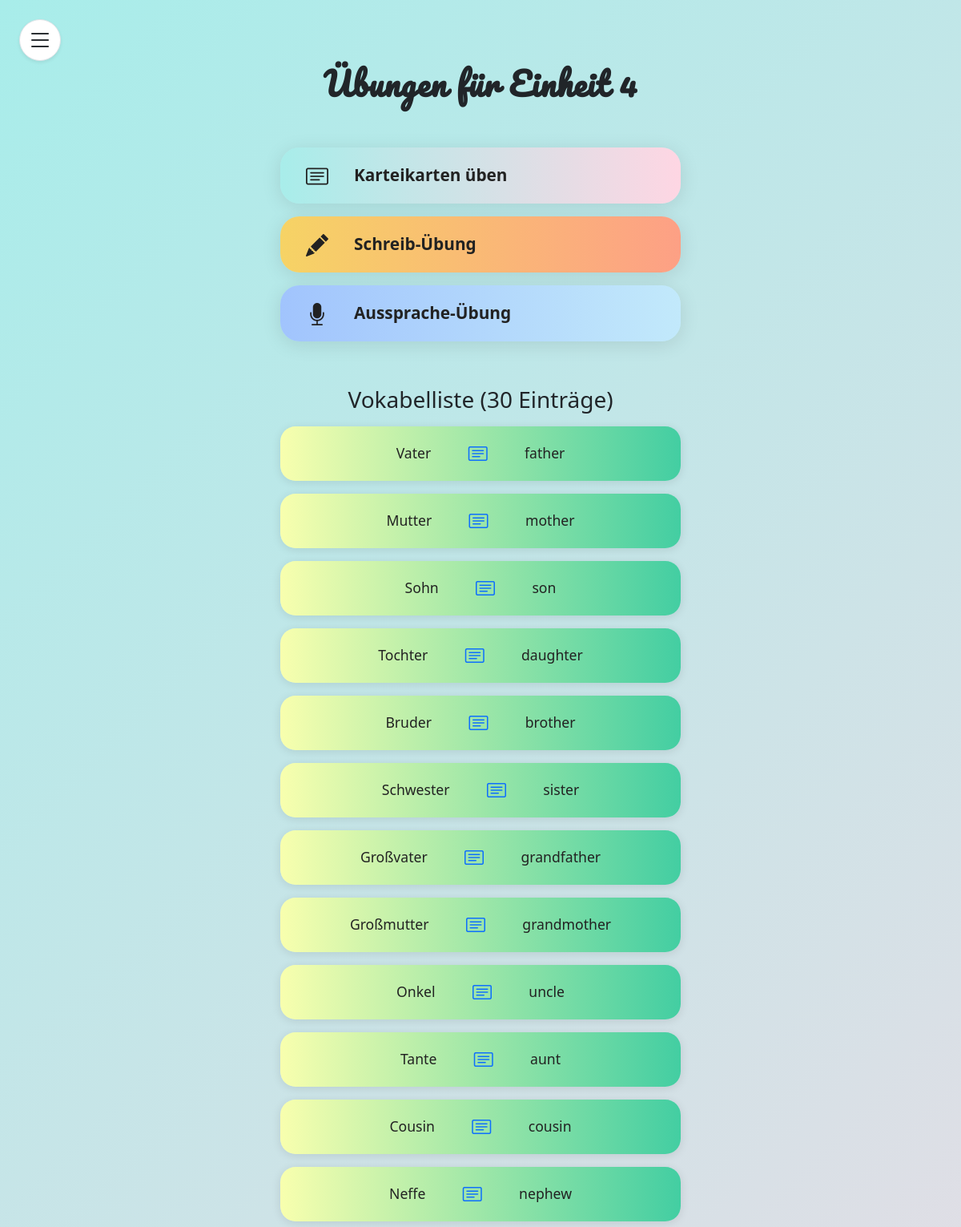
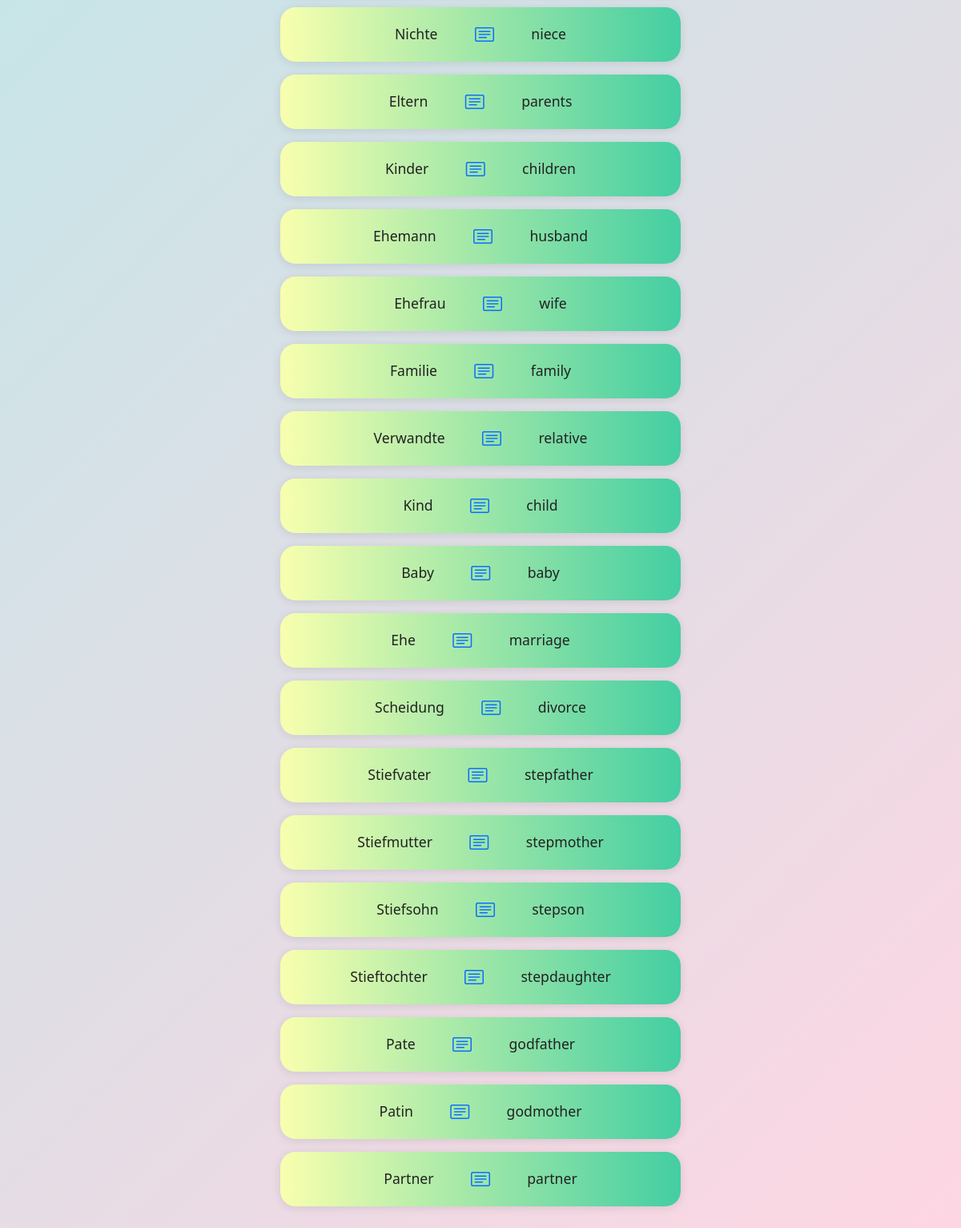
The app's page /karteikartenListe.php?einheit_id=4 (signed in) with its own data (2 pictures, top to bottom).
### tables this page shows
CREATE TABLE Vocab(
    VID INT PriMARY KEY AUTO_INCREMENT,
    EID INT NOT NULL,
    DID INT NOT NULL,
    EinID INT NOT NULL,
    FOREIGN KEY (EID) REFERENCES Englisch_Vocab(EID),
    FOREIGN KEY (DID) REFERENCES Deutsch_Vocab(DID),
    FOREIGN KEY (EinID) REFERENCES Einheit(EinID)
);

CREATE TABLE Deutsch_Vocab (
    DID INT PriMARY KEY AUTO_INCREMENT,
    Wort VARCHAR(255) NOT NULL,
    Audio VARCHAR(255) NOT NULL,
    Bild VARCHAR(255)
);

CREATE TABLE Englisch_Vocab (
    EID INT PriMARY KEY AUTO_INCREMENT,
    Wort VARCHAR(255) NOT NULL,
    Audio VARCHAR(255) NOT NULL,
    Bild VARCHAR(255)
);

### karteiKartenListe.php (the view, shortened to what this page needs)
<?php
$einheit_id = intval($_GET['einheit_id']);
$servername = "localhost";
$username = "root";
$password = "root";
$dbname = "Triolingo";
$conn = new mysqli($servername, $username, $password, $dbname);
$sql = "SELECT v.VID, d.Wort AS Deutsch, e.Wort AS Englisch
        FROM Vocab v
        JOIN Deutsch_Vocab d ON v.DID = d.DID
        JOIN Englisch_Vocab e ON v.EID = e.EID
        WHERE v.EinID = ?";
$stmt = $conn->prepare($sql);
$stmt->bind_param("i", $einheit_id);
$stmt->execute();
$result = $stmt->get_result();
$vocab_count = $result->num_rows;
?>
<!DOCTYPE html>
<html lang="de">
<head>
    <link href="https://cdn.jsdelivr.net/npm/bootstrap@5.3.3/dist/css/bootstrap.min.css" rel="stylesheet">
    <link href="https://cdn.jsdelivr.net/npm/bootstrap-icons/font/bootstrap-icons.css" rel="stylesheet">
</head>
<body>
    <button id="sidebarToggleBtn" class="btn sidebar-toggle-btn border shadow-sm" type="button" data-bs-toggle="offcanvas" data-bs-target="#sidebar" aria-controls="sidebar" aria-label="Menü öffnen">
        <i class="bi bi-list fs-2"></i>
    </button>
    <div class="container-fluid" style="height: 100vh; position: relative;">
        <div class="main-content-center">
            <h2 class="fw-bold mb-4"
                style="letter-spacing:1px; font-family: 'Pacifico', cursive; font-size:2.5rem;">
                Übungen für Einheit <?= $einheit_id ?>
            </h2>
            <div class="exercise-buttons">
                <button onclick="redirectToExercise('karteiKarten')" class="exercise-btn exercise-btn-karteikarten">
                    <i class="bi bi-card-text me-3 fs-3"></i>
                    Karteikarten üben
                </button>
                <button onclick="redirectToExercise('writing')" class="exercise-btn exercise-btn-writing">
                    <i class="bi bi-pencil-fill me-3 fs-3"></i>
                    Schreib-Übung
                </button>
                <button onclick="redirectToExercise('talking')" class="exercise-btn exercise-btn-talking">
                    <i class="bi bi-mic-fill me-3 fs-3"></i>
                    Aussprache-Übung
                </button>
            </div>
            <h3 class="mb-3 mt-4">Vokabelliste (<?= $vocab_count ?> Einträge)</h3>
            <div class="flashcard-list">
                <?php
                if ($result->num_rows > 0) {
                    mysqli_data_seek($result, 0);
                    while ($row = $result->fetch_assoc()) {
                        echo '<div class="flashcard">';
                        echo '<div class="flashcard-content">';
                        echo '<span class="word">' . htmlspecialchars($row['Deutsch']) . '</span>';
                        echo '<span class="icon"><i class="bi bi-card-text"></i></span>';
                        echo '<span class="word">' . htmlspecialchars($row['Englisch']) . '</span>';
                        echo '</div>';
                        echo '</div>';
                    }
                } else {
                    echo '<div class="alert alert-info text-center w-100">Keine Karteikarten gefunden.</div>';
                }
                ?>
            </div>
        </div>
    </div>
</body>
</html>

### karteiKartenListe.php (style rules this page uses)
body { min-height: 100vh; background: linear-gradient(135deg, #a8edea 0%, #fed6e3 100%); background-attachment: fixed; font-family: 'Segoe UI', 'Roboto', Arial, sans-serif; }
.main-content-center { min-height: 100vh; display: flex; flex-direction: column; align-items: center; justify-content: flex-start; padding-top: 80px; padding-bottom: 40px; }
.sidebar-toggle-btn { position: fixed; top: 24px; left: 24px; z-index: 2001; background: #fff; border-radius: 50%; width: 52px; height: 52px; display: flex; align-items: center; justify-content: center; box-shadow: 0 2px 12px rgba(0,0,0,0.10); }
.flashcard-list { width: 100%; max-width: 500px; margin: 0 auto; display: flex; flex-direction: column; gap: 1rem; }
.flashcard { background: linear-gradient(90deg, #f8ffae 0%, #43cea2 100%); border-radius: 1.2rem; box-shadow: 0 2px 12px rgba(0,0,0,0.10); padding: 1rem 1.2rem; display: flex; flex-direction: row; align-items: center; justify-content: center; transition: transform 0.13s, box-shadow 0.13s; position: relative; border: none; min-width: 180px; max-width: 100%; gap: 1.2rem; text-align: center; }
.flashcard .icon { font-size: 1.5rem; color: #0d6efd; margin-bottom: 0; margin-right: 1rem; margin-left: 1rem; }
.flashcard .word { font-size: 1.1rem; font-family: 'Segoe UI', 'Pacifico', cursive; color: #222; margin-bottom: 0; margin-right: 0.7rem; margin-left: 0.7rem; }
.flashcard-content { display: flex; align-items: center; justify-content: center; gap: 1.2rem; width: 100%; }
.exercise-buttons { display: flex; flex-direction: column; align-items: center; gap: 1rem; margin-top: 2rem; margin-bottom: 2rem; width: 100%; max-width: 500px; }
.exercise-btn { width: 100%; min-height: 70px; font-size: 1.3rem; border-radius: 1.5rem; box-shadow: 0 4px 24px rgba(0,0,0,0.10); color: #222; font-weight: 600; border: none; transition: transform 0.13s, box-shadow 0.13s; display: flex; align-items: center; justify-content: flex-start; gap: 1rem; padding-left: 2rem; text-decoration: none; }
.exercise-btn-karteikarten { background: linear-gradient(90deg, #a8edea 0%, #fed6e3 100%); }
.exercise-btn-writing { background: linear-gradient(90deg, #f6d365 0%, #fda085 100%); }
.exercise-btn-talking { background: linear-gradient(90deg, #a1c4fd 0%, #c2e9fb 100%); }

### records on screen
vocab: DID.Wort "Vater", EID.Wort "father"
vocab: DID.Wort "Mutter", EID.Wort "mother"
vocab: DID.Wort "Sohn", EID.Wort "son"
vocab: DID.Wort "Tochter", EID.Wort "daughter"
vocab: DID.Wort "Bruder", EID.Wort "brother"
vocab: DID.Wort "Schwester", EID.Wort "sister"
vocab: DID.Wort "Großvater", EID.Wort "grandfather"
vocab: DID.Wort "Großmutter", EID.Wort "grandmother"
vocab: DID.Wort "Onkel", EID.Wort "uncle"
vocab: DID.Wort "Tante", EID.Wort "aunt"
vocab: DID.Wort "Cousin", EID.Wort "cousin"
vocab: DID.Wort "Neffe", EID.Wort "nephew"
vocab: DID.Wort "Nichte", EID.Wort "niece"
vocab: DID.Wort "Eltern", EID.Wort "parents"
vocab: DID.Wort "Kinder", EID.Wort "children"
vocab: DID.Wort "Ehemann", EID.Wort "husband"
vocab: DID.Wort "Ehefrau", EID.Wort "wife"
vocab: DID.Wort "Familie", EID.Wort "family"
vocab: DID.Wort "Verwandte", EID.Wort "relative"
vocab: DID.Wort "Kind", EID.Wort "child"
vocab: DID.Wort "Baby", EID.Wort "baby"
vocab: DID.Wort "Ehe", EID.Wort "marriage"
vocab: DID.Wort "Scheidung", EID.Wort "divorce"
vocab: DID.Wort "Stiefvater", EID.Wort "stepfather"
vocab: DID.Wort "Stiefmutter", EID.Wort "stepmother"
vocab: DID.Wort "Stiefsohn", EID.Wort "stepson"
vocab: DID.Wort "Stieftochter", EID.Wort "stepdaughter"
vocab: DID.Wort "Pate", EID.Wort "godfather"
vocab: DID.Wort "Patin", EID.Wort "godmother"
vocab: DID.Wort "Partner", EID.Wort "partner"

### other values on screen
$einheit_id "4"
$vocab_count "30"
